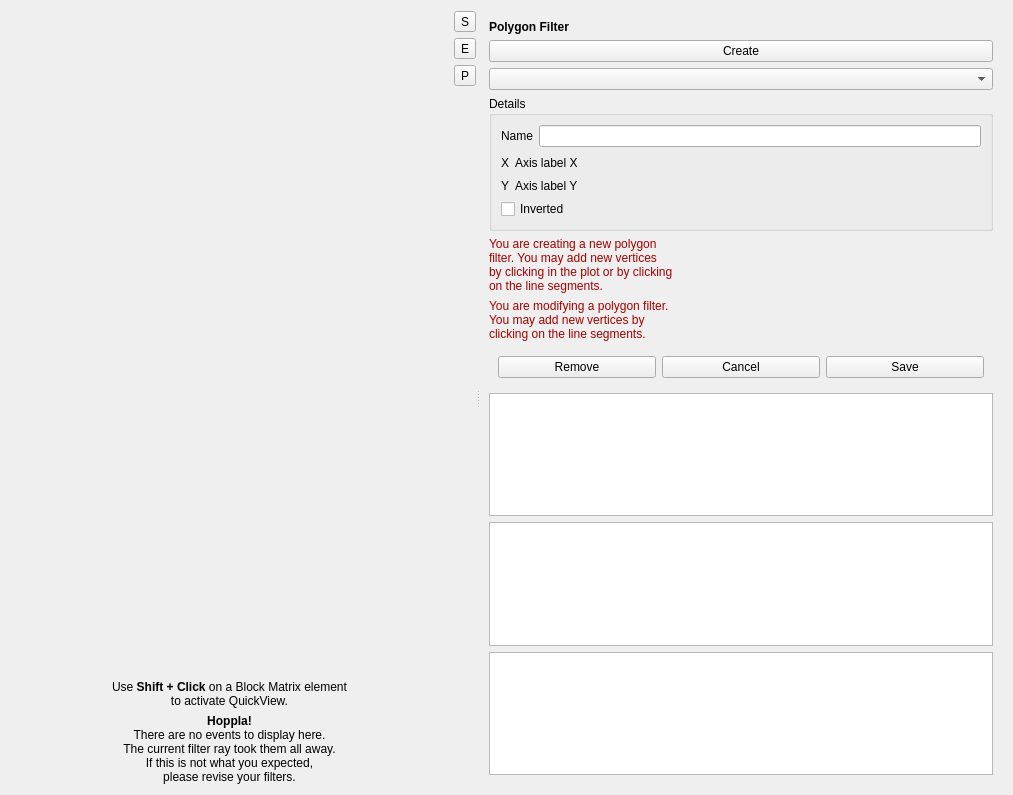
<?xml version="1.0" encoding="UTF-8"?>
<ui version="4.0">
 <class>quick_view</class>
 <widget class="QWidget" name="quick_view">
  <property name="geometry">
   <rect>
    <x>0</x>
    <y>0</y>
    <width>1013</width>
    <height>795</height>
   </rect>
  </property>
  <property name="minimumSize">
   <size>
    <width>800</width>
    <height>0</height>
   </size>
  </property>
  <property name="windowTitle">
   <string>Form</string>
  </property>
  <property name="windowIcon">
   <iconset theme="office-chart-scatter"/>
  </property>
  <layout class="QHBoxLayout" name="horizontalLayout">
   <item>
    <widget class="QSplitter" name="splitter">
     <property name="orientation">
      <enum>Qt::Orientation::Horizontal</enum>
     </property>
     <property name="childrenCollapsible">
      <bool>false</bool>
     </property>
     <widget class="QWidget" name="widget_4" native="true">
      <layout class="QHBoxLayout" name="horizontalLayout_9">
       <item>
        <layout class="QVBoxLayout" name="verticalLayout_14">
         <property name="leftMargin">
          <number>0</number>
         </property>
         <item>
          <widget class="QuickViewScatterWidget" name="widget_scatter" native="true">
           <property name="sizePolicy">
            <sizepolicy hsizetype="Expanding" vsizetype="Expanding">
             <horstretch>0</horstretch>
             <verstretch>0</verstretch>
            </sizepolicy>
           </property>
           <property name="minimumSize">
            <size>
             <width>300</width>
             <height>300</height>
            </size>
           </property>
          </widget>
         </item>
         <item>
          <widget class="QLabel" name="label_howto">
           <property name="minimumSize">
            <size>
             <width>250</width>
             <height>0</height>
            </size>
           </property>
           <property name="maximumSize">
            <size>
             <width>16777215</width>
             <height>50</height>
            </size>
           </property>
           <property name="text">
            <string>&lt;html&gt;&lt;head/&gt;&lt;body&gt;&lt;p align=&quot;center&quot;&gt;Use &lt;span style=&quot; font-weight:600;&quot;&gt;Shift + Click&lt;/span&gt; on a Block Matrix element&lt;br/&gt;to activate QuickView.&lt;/p&gt;&lt;/body&gt;&lt;/html&gt;</string>
           </property>
          </widget>
         </item>
         <item>
          <widget class="QLabel" name="label_noevents">
           <property name="sizePolicy">
            <sizepolicy hsizetype="Preferred" vsizetype="Preferred">
             <horstretch>0</horstretch>
             <verstretch>0</verstretch>
            </sizepolicy>
           </property>
           <property name="minimumSize">
            <size>
             <width>250</width>
             <height>0</height>
            </size>
           </property>
           <property name="text">
            <string>&lt;html&gt;&lt;head/&gt;&lt;body&gt;&lt;p align=&quot;center&quot;&gt;&lt;span style=&quot; font-weight:600;&quot;&gt;Hoppla!&lt;br/&gt;&lt;/span&gt;There are no events to display here.&lt;br/&gt;The current filter ray took them all away.&lt;br/&gt;If this is not what you expected,&lt;br/&gt;please revise your filters.&lt;/p&gt;&lt;/body&gt;&lt;/html&gt;</string>
           </property>
          </widget>
         </item>
        </layout>
       </item>
       <item>
        <layout class="QHBoxLayout" name="horizontalLayout_7">
         <item>
          <widget class="QWidget" name="widget_tool" native="true">
           <layout class="QVBoxLayout" name="verticalLayout_3">
            <property name="leftMargin">
             <number>0</number>
            </property>
            <property name="topMargin">
             <number>0</number>
            </property>
            <property name="rightMargin">
             <number>0</number>
            </property>
            <property name="bottomMargin">
             <number>0</number>
            </property>
            <item>
             <widget class="QToolButton" name="toolButton_settings">
              <property name="toolTip">
               <string>Plot</string>
              </property>
              <property name="text">
               <string>S</string>
              </property>
              <property name="icon">
               <iconset theme="gtk-preferences"/>
              </property>
              <property name="iconSize">
               <size>
                <width>16</width>
                <height>16</height>
               </size>
              </property>
              <property name="checkable">
               <bool>true</bool>
              </property>
              <property name="checked">
               <bool>false</bool>
              </property>
             </widget>
            </item>
            <item>
             <widget class="QToolButton" name="toolButton_event">
              <property name="toolTip">
               <string>Event</string>
              </property>
              <property name="text">
               <string>E</string>
              </property>
              <property name="icon">
               <iconset theme="visibility"/>
              </property>
              <property name="iconSize">
               <size>
                <width>16</width>
                <height>16</height>
               </size>
              </property>
              <property name="checkable">
               <bool>true</bool>
              </property>
             </widget>
            </item>
            <item>
             <widget class="QToolButton" name="toolButton_poly">
              <property name="text">
               <string>P</string>
              </property>
              <property name="icon">
               <iconset theme="path-mode-polyline"/>
              </property>
              <property name="checkable">
               <bool>true</bool>
              </property>
             </widget>
            </item>
            <item>
             <spacer name="verticalSpacer_2">
              <property name="orientation">
               <enum>Qt::Orientation::Vertical</enum>
              </property>
              <property name="sizeHint" stdset="0">
               <size>
                <width>20</width>
                <height>586</height>
               </size>
              </property>
             </spacer>
            </item>
           </layout>
          </widget>
         </item>
        </layout>
       </item>
      </layout>
     </widget>
     <widget class="QStackedWidget" name="stackedWidget">
      <property name="minimumSize">
       <size>
        <width>400</width>
        <height>0</height>
       </size>
      </property>
      <property name="currentIndex">
       <number>2</number>
      </property>
      <widget class="QWidget" name="page_settings">
       <layout class="QVBoxLayout" name="verticalLayout_4">
        <item>
         <widget class="QLabel" name="label_7">
          <property name="text">
           <string>&lt;html&gt;&lt;head/&gt;&lt;body&gt;&lt;p&gt;&lt;span style=&quot; font-weight:600;&quot;&gt;Plot&lt;/span&gt;&lt;/p&gt;&lt;/body&gt;&lt;/html&gt;</string>
          </property>
         </widget>
        </item>
        <item>
         <layout class="QGridLayout" name="gridLayout">
          <item row="0" column="2">
           <widget class="QWidget" name="widget_xrange" native="true">
            <property name="sizePolicy">
             <sizepolicy hsizetype="Expanding" vsizetype="Preferred">
              <horstretch>0</horstretch>
              <verstretch>0</verstretch>
             </sizepolicy>
            </property>
           </widget>
          </item>
          <item row="0" column="0">
           <widget class="QLabel" name="label">
            <property name="text">
             <string>X</string>
            </property>
           </widget>
          </item>
          <item row="0" column="1">
           <widget class="FeatureComboBox" name="comboBox_x"/>
          </item>
          <item row="1" column="0">
           <widget class="QLabel" name="label_2">
            <property name="text">
             <string>Y</string>
            </property>
           </widget>
          </item>
          <item row="1" column="1">
           <widget class="FeatureComboBox" name="comboBox_y"/>
          </item>
          <item row="1" column="2">
           <widget class="QWidget" name="widget_yrange" native="true">
            <property name="sizePolicy">
             <sizepolicy hsizetype="Expanding" vsizetype="Preferred">
              <horstretch>0</horstretch>
              <verstretch>0</verstretch>
             </sizepolicy>
            </property>
           </widget>
          </item>
         </layout>
        </item>
        <item>
         <layout class="QGridLayout" name="gridLayout_2">
          <item row="1" column="1">
           <widget class="QComboBox" name="comboBox_yscale">
            <item>
             <property name="text">
              <string>linear</string>
             </property>
            </item>
            <item>
             <property name="text">
              <string>logarithmic</string>
             </property>
            </item>
           </widget>
          </item>
          <item row="0" column="0">
           <widget class="QLabel" name="label_3">
            <property name="text">
             <string>X scale</string>
            </property>
           </widget>
          </item>
          <item row="1" column="0">
           <widget class="QLabel" name="label_4">
            <property name="text">
             <string>Y scale</string>
            </property>
           </widget>
          </item>
          <item row="0" column="1">
           <widget class="QComboBox" name="comboBox_xscale">
            <item>
             <property name="text">
              <string>linear</string>
             </property>
            </item>
            <item>
             <property name="text">
              <string>logarithmic</string>
             </property>
            </item>
           </widget>
          </item>
          <item row="0" column="2">
           <spacer name="horizontalSpacer">
            <property name="orientation">
             <enum>Qt::Orientation::Horizontal</enum>
            </property>
            <property name="sizeHint" stdset="0">
             <size>
              <width>0</width>
              <height>20</height>
             </size>
            </property>
           </spacer>
          </item>
         </layout>
        </item>
        <item>
         <layout class="QHBoxLayout" name="horizontalLayout_2">
          <item>
           <widget class="QCheckBox" name="checkBox_downsample">
            <property name="text">
             <string>Downsampling</string>
            </property>
            <property name="checked">
             <bool>true</bool>
            </property>
           </widget>
          </item>
          <item>
           <widget class="QSpinBox" name="spinBox_downsample">
            <property name="showGroupSeparator" stdset="0">
             <bool>false</bool>
            </property>
            <property name="suffix">
             <string> events</string>
            </property>
            <property name="minimum">
             <number>10</number>
            </property>
            <property name="maximum">
             <number>999999999</number>
            </property>
            <property name="singleStep">
             <number>100</number>
            </property>
            <property name="value">
             <number>2000</number>
            </property>
           </widget>
          </item>
          <item>
           <spacer name="horizontalSpacer_4">
            <property name="orientation">
             <enum>Qt::Orientation::Horizontal</enum>
            </property>
            <property name="sizeHint" stdset="0">
             <size>
              <width>0</width>
              <height>20</height>
             </size>
            </property>
           </spacer>
          </item>
         </layout>
        </item>
        <item>
         <layout class="QHBoxLayout" name="horizontalLayout_12">
          <item>
           <widget class="QCheckBox" name="checkBox_isoelastics">
            <property name="maximumSize">
             <size>
              <width>16777215</width>
              <height>16777215</height>
             </size>
            </property>
            <property name="text">
             <string>Show isoelasticity lines</string>
            </property>
            <property name="checked">
             <bool>true</bool>
            </property>
           </widget>
          </item>
          <item>
           <widget class="QComboBox" name="comboBox_lut"/>
          </item>
          <item>
           <spacer name="horizontalSpacer_9">
            <property name="orientation">
             <enum>Qt::Orientation::Horizontal</enum>
            </property>
            <property name="sizeHint" stdset="0">
             <size>
              <width>40</width>
              <height>20</height>
             </size>
            </property>
           </spacer>
          </item>
         </layout>
        </item>
        <item>
         <layout class="QHBoxLayout" name="horizontalLayout_10">
          <item>
           <widget class="QCheckBox" name="checkBox_hue">
            <property name="text">
             <string>Colorize markers</string>
            </property>
           </widget>
          </item>
          <item>
           <widget class="QComboBox" name="comboBox_hue">
            <item>
             <property name="text">
              <string>KDE</string>
             </property>
            </item>
            <item>
             <property name="text">
              <string>Feature</string>
             </property>
            </item>
           </widget>
          </item>
          <item>
           <widget class="QStackedWidget" name="stackedWidget_hue">
            <property name="sizePolicy">
             <sizepolicy hsizetype="Minimum" vsizetype="Minimum">
              <horstretch>0</horstretch>
              <verstretch>0</verstretch>
             </sizepolicy>
            </property>
            <property name="currentIndex">
             <number>1</number>
            </property>
            <widget class="QWidget" name="page"/>
            <widget class="QWidget" name="page_2">
             <layout class="QHBoxLayout" name="horizontalLayout_11">
              <property name="leftMargin">
               <number>0</number>
              </property>
              <property name="topMargin">
               <number>0</number>
              </property>
              <property name="rightMargin">
               <number>0</number>
              </property>
              <property name="bottomMargin">
               <number>0</number>
              </property>
              <item>
               <widget class="FeatureComboBox" name="comboBox_z_hue"/>
              </item>
             </layout>
            </widget>
           </widget>
          </item>
         </layout>
        </item>
        <item>
         <layout class="QHBoxLayout" name="horizontalLayout_8">
          <item>
           <spacer name="horizontalSpacer_8">
            <property name="orientation">
             <enum>Qt::Orientation::Horizontal</enum>
            </property>
            <property name="sizeHint" stdset="0">
             <size>
              <width>40</width>
              <height>20</height>
             </size>
            </property>
           </spacer>
          </item>
          <item>
           <widget class="QCheckBox" name="checkBox_auto_apply">
            <property name="text">
             <string>Auto-apply</string>
            </property>
            <property name="checked">
             <bool>true</bool>
            </property>
           </widget>
          </item>
          <item>
           <widget class="QToolButton" name="toolButton_apply">
            <property name="text">
             <string>Apply</string>
            </property>
            <property name="popupMode">
             <enum>QToolButton::ToolButtonPopupMode::DelayedPopup</enum>
            </property>
           </widget>
          </item>
         </layout>
        </item>
        <item>
         <widget class="Line" name="line">
          <property name="orientation">
           <enum>Qt::Orientation::Horizontal</enum>
          </property>
         </widget>
        </item>
        <item>
         <layout class="QHBoxLayout" name="horizontalLayout_6">
          <property name="topMargin">
           <number>0</number>
          </property>
          <item>
           <widget class="QLabel" name="label_5">
            <property name="text">
             <string>Statistics</string>
            </property>
            <property name="alignment">
             <set>Qt::AlignmentFlag::AlignBottom|Qt::AlignmentFlag::AlignLeading|Qt::AlignmentFlag::AlignLeft</set>
            </property>
           </widget>
          </item>
          <item>
           <widget class="QToolButton" name="toolButton_stats2clipboard">
            <property name="text">
             <string>copy to clipboard</string>
            </property>
           </widget>
          </item>
         </layout>
        </item>
        <item>
         <widget class="KeyValueTableWidget" name="tableWidget_stat">
          <property name="sizeAdjustPolicy">
           <enum>QAbstractScrollArea::SizeAdjustPolicy::AdjustToContentsOnFirstShow</enum>
          </property>
          <property name="textElideMode">
           <enum>Qt::TextElideMode::ElideRight</enum>
          </property>
          <property name="wordWrap">
           <bool>false</bool>
          </property>
         </widget>
        </item>
        <item>
         <spacer name="verticalSpacer">
          <property name="orientation">
           <enum>Qt::Orientation::Vertical</enum>
          </property>
          <property name="sizeHint" stdset="0">
           <size>
            <width>20</width>
            <height>190</height>
           </size>
          </property>
         </spacer>
        </item>
       </layout>
      </widget>
      <widget class="QWidget" name="page_event">
       <layout class="QVBoxLayout" name="verticalLayout_9">
        <item>
         <widget class="QLabel" name="label_8">
          <property name="text">
           <string>&lt;b&gt;Event&lt;/b&gt;</string>
          </property>
         </widget>
        </item>
        <item>
         <layout class="QHBoxLayout" name="horizontalLayout_3">
          <item>
           <widget class="QLabel" name="label_6">
            <property name="text">
             <string>Index</string>
            </property>
           </widget>
          </item>
          <item>
           <spacer name="horizontalSpacer_7">
            <property name="orientation">
             <enum>Qt::Orientation::Horizontal</enum>
            </property>
            <property name="sizeType">
             <enum>QSizePolicy::Policy::Fixed</enum>
            </property>
            <property name="sizeHint" stdset="0">
             <size>
              <width>20</width>
              <height>20</height>
             </size>
            </property>
           </spacer>
          </item>
          <item>
           <widget class="QSpinBox" name="spinBox_event">
            <property name="minimum">
             <number>1</number>
            </property>
            <property name="maximum">
             <number>99999999</number>
            </property>
           </widget>
          </item>
          <item>
           <spacer name="horizontalSpacer_6">
            <property name="orientation">
             <enum>Qt::Orientation::Horizontal</enum>
            </property>
            <property name="sizeHint" stdset="0">
             <size>
              <width>0</width>
              <height>20</height>
             </size>
            </property>
           </spacer>
          </item>
         </layout>
        </item>
        <item>
         <widget class="QTabWidget" name="tabWidget_event">
          <property name="minimumSize">
           <size>
            <width>350</width>
            <height>0</height>
           </size>
          </property>
          <property name="currentIndex">
           <number>0</number>
          </property>
          <widget class="QWidget" name="tab_view">
           <attribute name="title">
            <string>View</string>
           </attribute>
           <layout class="QVBoxLayout" name="verticalLayout_8" stretch="0,1,0">
            <property name="spacing">
             <number>12</number>
            </property>
            <property name="leftMargin">
             <number>0</number>
            </property>
            <property name="topMargin">
             <number>9</number>
            </property>
            <property name="rightMargin">
             <number>0</number>
            </property>
            <property name="bottomMargin">
             <number>9</number>
            </property>
            <item>
             <widget class="QWidget" name="widget_6" native="true">
              <layout class="QVBoxLayout" name="verticalLayout_17">
               <property name="leftMargin">
                <number>6</number>
               </property>
               <property name="topMargin">
                <number>0</number>
               </property>
               <property name="rightMargin">
                <number>6</number>
               </property>
               <property name="bottomMargin">
                <number>0</number>
               </property>
               <item>
                <widget class="QGroupBox" name="groupBox_image">
                 <property name="styleSheet">
                  <string notr="true"/>
                 </property>
                 <property name="title">
                  <string>Brightfield image</string>
                 </property>
                 <property name="flat">
                  <bool>true</bool>
                 </property>
                 <layout class="QVBoxLayout" name="verticalLayout">
                  <property name="spacing">
                   <number>0</number>
                  </property>
                  <property name="leftMargin">
                   <number>0</number>
                  </property>
                  <property name="topMargin">
                   <number>0</number>
                  </property>
                  <property name="rightMargin">
                   <number>0</number>
                  </property>
                  <property name="bottomMargin">
                   <number>0</number>
                  </property>
                  <item>
                   <widget class="QWidget" name="widget_2" native="true">
                    <property name="styleSheet">
                     <string notr="true"/>
                    </property>
                    <layout class="QVBoxLayout" name="verticalLayout_7">
                     <item>
                      <layout class="QGridLayout" name="gridLayout_3">
                       <property name="topMargin">
                        <number>0</number>
                       </property>
                       <item row="0" column="0">
                        <widget class="QCheckBox" name="checkBox_image_contour">
                         <property name="text">
                          <string>Show contour</string>
                         </property>
                         <property name="checked">
                          <bool>true</bool>
                         </property>
                        </widget>
                       </item>
                       <item row="1" column="0">
                        <widget class="QCheckBox" name="checkBox_image_contrast">
                         <property name="text">
                          <string>Auto contrast</string>
                         </property>
                         <property name="checked">
                          <bool>true</bool>
                         </property>
                        </widget>
                       </item>
                       <item row="0" column="1">
                        <widget class="QCheckBox" name="checkBox_image_zoom">
                         <property name="text">
                          <string>Zoom to event</string>
                         </property>
                         <property name="checked">
                          <bool>true</bool>
                         </property>
                        </widget>
                       </item>
                       <item row="1" column="1">
                        <widget class="QCheckBox" name="checkBox_image_background">
                         <property name="text">
                          <string>Subtract background</string>
                         </property>
                         <property name="checked">
                          <bool>true</bool>
                         </property>
                        </widget>
                       </item>
                       <item row="0" column="2">
                        <spacer name="horizontalSpacer_2">
                         <property name="orientation">
                          <enum>Qt::Orientation::Horizontal</enum>
                         </property>
                         <property name="sizeHint" stdset="0">
                          <size>
                           <width>0</width>
                           <height>20</height>
                          </size>
                         </property>
                        </spacer>
                       </item>
                      </layout>
                     </item>
                    </layout>
                   </widget>
                  </item>
                 </layout>
                </widget>
               </item>
              </layout>
             </widget>
            </item>
            <item>
             <layout class="QVBoxLayout" name="verticalLayout_11">
              <property name="sizeConstraint">
               <enum>QLayout::SizeConstraint::SetNoConstraint</enum>
              </property>
              <property name="bottomMargin">
               <number>0</number>
              </property>
              <item>
               <widget class="SimpleImageView" name="imageView_image">
                <property name="minimumSize">
                 <size>
                  <width>300</width>
                  <height>100</height>
                 </size>
                </property>
                <property name="styleSheet">
                 <string notr="true">background-color:transparent</string>
                </property>
               </widget>
              </item>
              <item>
               <widget class="SimpleImageView" name="imageView_image_pha">
                <property name="minimumSize">
                 <size>
                  <width>300</width>
                  <height>100</height>
                 </size>
                </property>
                <property name="styleSheet">
                 <string notr="true">background-color:transparent</string>
                </property>
               </widget>
              </item>
              <item>
               <widget class="SimpleImageView" name="imageView_image_amp">
                <property name="minimumSize">
                 <size>
                  <width>300</width>
                  <height>100</height>
                 </size>
                </property>
                <property name="styleSheet">
                 <string notr="true">background-color:transparent</string>
                </property>
               </widget>
              </item>
             </layout>
            </item>
            <item>
             <widget class="QWidget" name="widget_7" native="true">
              <layout class="QVBoxLayout" name="verticalLayout_18">
               <property name="leftMargin">
                <number>6</number>
               </property>
               <property name="topMargin">
                <number>0</number>
               </property>
               <property name="rightMargin">
                <number>6</number>
               </property>
               <property name="bottomMargin">
                <number>0</number>
               </property>
               <item>
                <widget class="QGroupBox" name="groupBox_trace">
                 <property name="styleSheet">
                  <string notr="true"/>
                 </property>
                 <property name="title">
                  <string>Fluorescence traces</string>
                 </property>
                 <property name="flat">
                  <bool>true</bool>
                 </property>
                 <layout class="QVBoxLayout" name="verticalLayout_2">
                  <property name="spacing">
                   <number>0</number>
                  </property>
                  <property name="leftMargin">
                   <number>0</number>
                  </property>
                  <property name="topMargin">
                   <number>0</number>
                  </property>
                  <property name="rightMargin">
                   <number>0</number>
                  </property>
                  <property name="bottomMargin">
                   <number>0</number>
                  </property>
                  <item>
                   <widget class="QWidget" name="widget" native="true">
                    <property name="styleSheet">
                     <string notr="true"/>
                    </property>
                    <layout class="QVBoxLayout" name="verticalLayout_6">
                     <property name="spacing">
                      <number>6</number>
                     </property>
                     <property name="leftMargin">
                      <number>9</number>
                     </property>
                     <property name="topMargin">
                      <number>9</number>
                     </property>
                     <property name="rightMargin">
                      <number>9</number>
                     </property>
                     <property name="bottomMargin">
                      <number>9</number>
                     </property>
                     <item>
                      <layout class="QGridLayout" name="gridLayout_4">
                       <property name="sizeConstraint">
                        <enum>QLayout::SizeConstraint::SetMinimumSize</enum>
                       </property>
                       <property name="topMargin">
                        <number>0</number>
                       </property>
                       <item row="0" column="1">
                        <widget class="QCheckBox" name="checkBox_trace_zoom">
                         <property name="text">
                          <string>Zoom (experimental)</string>
                         </property>
                         <property name="checked">
                          <bool>false</bool>
                         </property>
                        </widget>
                       </item>
                       <item row="1" column="0">
                        <widget class="QCheckBox" name="checkBox_trace_legend">
                         <property name="text">
                          <string>Legend</string>
                         </property>
                        </widget>
                       </item>
                       <item row="0" column="0">
                        <widget class="QCheckBox" name="checkBox_trace_raw">
                         <property name="text">
                          <string>Show raw data</string>
                         </property>
                         <property name="checked">
                          <bool>true</bool>
                         </property>
                        </widget>
                       </item>
                       <item row="0" column="2">
                        <spacer name="horizontalSpacer_3">
                         <property name="orientation">
                          <enum>Qt::Orientation::Horizontal</enum>
                         </property>
                         <property name="sizeHint" stdset="0">
                          <size>
                           <width>0</width>
                           <height>20</height>
                          </size>
                         </property>
                        </spacer>
                       </item>
                      </layout>
                     </item>
                     <item>
                      <widget class="SimplePlotWidget" name="graphicsView_trace">
                       <property name="minimumSize">
                        <size>
                         <width>0</width>
                         <height>100</height>
                        </size>
                       </property>
                      </widget>
                     </item>
                    </layout>
                   </widget>
                  </item>
                 </layout>
                </widget>
               </item>
              </layout>
             </widget>
            </item>
           </layout>
          </widget>
          <widget class="QWidget" name="tab_features">
           <attribute name="title">
            <string>Features</string>
           </attribute>
           <layout class="QVBoxLayout" name="verticalLayout_10">
            <property name="leftMargin">
             <number>9</number>
            </property>
            <property name="topMargin">
             <number>9</number>
            </property>
            <property name="rightMargin">
             <number>9</number>
            </property>
            <property name="bottomMargin">
             <number>9</number>
            </property>
            <item>
             <widget class="KeyValueTableWidget" name="tableWidget_feats">
              <property name="wordWrap">
               <bool>false</bool>
              </property>
             </widget>
            </item>
           </layout>
          </widget>
         </widget>
        </item>
       </layout>
      </widget>
      <widget class="QWidget" name="page_poly">
       <property name="sizePolicy">
        <sizepolicy hsizetype="Preferred" vsizetype="Expanding">
         <horstretch>0</horstretch>
         <verstretch>0</verstretch>
        </sizepolicy>
       </property>
       <layout class="QVBoxLayout" name="verticalLayout_5" stretch="0,0,0,0,0,1">
        <item>
         <widget class="QLabel" name="label_9">
          <property name="text">
           <string>&lt;b&gt;Polygon Filter&lt;/b&gt;</string>
          </property>
         </widget>
        </item>
        <item>
         <widget class="QPushButton" name="pushButton_poly_create">
          <property name="text">
           <string>Create</string>
          </property>
         </widget>
        </item>
        <item>
         <widget class="QComboBox" name="comboBox_poly"/>
        </item>
        <item>
         <widget class="QGroupBox" name="groupBox_poly">
          <property name="title">
           <string>Details</string>
          </property>
          <layout class="QVBoxLayout" name="verticalLayout_12">
           <item>
            <layout class="QHBoxLayout" name="horizontalLayout_4">
             <property name="topMargin">
              <number>0</number>
             </property>
             <item>
              <widget class="QLabel" name="label_12">
               <property name="text">
                <string>Name</string>
               </property>
              </widget>
             </item>
             <item>
              <widget class="QLineEdit" name="lineEdit_poly"/>
             </item>
            </layout>
           </item>
           <item>
            <layout class="QGridLayout" name="gridLayout_5">
             <property name="topMargin">
              <number>0</number>
             </property>
             <item row="0" column="0">
              <widget class="QLabel" name="label_10">
               <property name="text">
                <string>X</string>
               </property>
              </widget>
             </item>
             <item row="0" column="1">
              <widget class="QLabel" name="label_poly_x">
               <property name="sizePolicy">
                <sizepolicy hsizetype="Expanding" vsizetype="Preferred">
                 <horstretch>0</horstretch>
                 <verstretch>0</verstretch>
                </sizepolicy>
               </property>
               <property name="text">
                <string>Axis label X</string>
               </property>
              </widget>
             </item>
             <item row="1" column="1">
              <widget class="QLabel" name="label_poly_y">
               <property name="sizePolicy">
                <sizepolicy hsizetype="Expanding" vsizetype="Preferred">
                 <horstretch>0</horstretch>
                 <verstretch>0</verstretch>
                </sizepolicy>
               </property>
               <property name="text">
                <string>Axis label Y</string>
               </property>
              </widget>
             </item>
             <item row="1" column="0">
              <widget class="QLabel" name="label_11">
               <property name="text">
                <string>Y</string>
               </property>
              </widget>
             </item>
             <item row="0" column="2">
              <spacer name="horizontalSpacer_5">
               <property name="orientation">
                <enum>Qt::Orientation::Horizontal</enum>
               </property>
               <property name="sizeHint" stdset="0">
                <size>
                 <width>0</width>
                 <height>20</height>
                </size>
               </property>
              </spacer>
             </item>
            </layout>
           </item>
           <item>
            <widget class="QCheckBox" name="checkBox_poly">
             <property name="text">
              <string>Inverted</string>
             </property>
            </widget>
           </item>
          </layout>
         </widget>
        </item>
        <item>
         <widget class="QWidget" name="widget_5" native="true">
          <layout class="QVBoxLayout" name="verticalLayout_16">
           <property name="leftMargin">
            <number>0</number>
           </property>
           <property name="topMargin">
            <number>0</number>
           </property>
           <property name="rightMargin">
            <number>0</number>
           </property>
           <property name="bottomMargin">
            <number>0</number>
           </property>
           <item>
            <widget class="QLabel" name="label_poly_create">
             <property name="text">
              <string>&lt;html&gt;&lt;head/&gt;&lt;body&gt;&lt;p&gt;&lt;span style=&quot; color:#a40000;&quot;&gt;You are creating a new polygon&lt;br/&gt;filter. You may add new vertices&lt;br/&gt;by clicking in the plot or by clicking&lt;br/&gt;on the line segments.&lt;/span&gt;&lt;/p&gt;&lt;/body&gt;&lt;/html&gt;</string>
             </property>
            </widget>
           </item>
           <item>
            <widget class="QLabel" name="label_poly_modify">
             <property name="text">
              <string>&lt;html&gt;&lt;head/&gt;&lt;body&gt;&lt;p&gt;&lt;span style=&quot; color:#a40000;&quot;&gt;You are modifying a polygon filter.&lt;br/&gt;You may add new vertices by&lt;br/&gt;clicking on the line segments.&lt;/span&gt;&lt;/p&gt;&lt;/body&gt;&lt;/html&gt;</string>
             </property>
            </widget>
           </item>
           <item>
            <widget class="QWidget" name="widget_3" native="true">
             <layout class="QVBoxLayout" name="verticalLayout_13">
              <item>
               <layout class="QHBoxLayout" name="horizontalLayout_5">
                <property name="topMargin">
                 <number>0</number>
                </property>
                <item>
                 <widget class="QPushButton" name="pushButton_poly_delete">
                  <property name="text">
                   <string>Remove</string>
                  </property>
                 </widget>
                </item>
                <item>
                 <widget class="QPushButton" name="pushButton_poly_cancel">
                  <property name="text">
                   <string>Cancel</string>
                  </property>
                 </widget>
                </item>
                <item>
                 <widget class="QPushButton" name="pushButton_poly_save">
                  <property name="text">
                   <string>Save</string>
                  </property>
                 </widget>
                </item>
               </layout>
              </item>
             </layout>
            </widget>
           </item>
          </layout>
         </widget>
        </item>
        <item>
         <widget class="QWidget" name="widget_poly_images" native="true">
          <property name="sizePolicy">
           <sizepolicy hsizetype="Expanding" vsizetype="Expanding">
            <horstretch>0</horstretch>
            <verstretch>0</verstretch>
           </sizepolicy>
          </property>
          <layout class="QVBoxLayout" name="verticalLayout_15">
           <property name="sizeConstraint">
            <enum>QLayout::SizeConstraint::SetNoConstraint</enum>
           </property>
           <property name="leftMargin">
            <number>0</number>
           </property>
           <property name="topMargin">
            <number>0</number>
           </property>
           <property name="rightMargin">
            <number>0</number>
           </property>
           <property name="bottomMargin">
            <number>0</number>
           </property>
           <item>
            <widget class="SimpleImageView" name="imageView_image_poly">
             <property name="sizePolicy">
              <sizepolicy hsizetype="Expanding" vsizetype="Expanding">
               <horstretch>0</horstretch>
               <verstretch>0</verstretch>
              </sizepolicy>
             </property>
             <property name="minimumSize">
              <size>
               <width>300</width>
               <height>100</height>
              </size>
             </property>
             <property name="styleSheet">
              <string notr="true">opacity: 0</string>
             </property>
            </widget>
           </item>
           <item>
            <widget class="SimpleImageView" name="imageView_image_poly_pha">
             <property name="sizePolicy">
              <sizepolicy hsizetype="Expanding" vsizetype="Expanding">
               <horstretch>0</horstretch>
               <verstretch>0</verstretch>
              </sizepolicy>
             </property>
             <property name="minimumSize">
              <size>
               <width>300</width>
               <height>100</height>
              </size>
             </property>
             <property name="styleSheet">
              <string notr="true">opacity: 0</string>
             </property>
            </widget>
           </item>
           <item>
            <widget class="SimpleImageView" name="imageView_image_poly_amp">
             <property name="sizePolicy">
              <sizepolicy hsizetype="Expanding" vsizetype="Expanding">
               <horstretch>0</horstretch>
               <verstretch>0</verstretch>
              </sizepolicy>
             </property>
             <property name="minimumSize">
              <size>
               <width>300</width>
               <height>100</height>
              </size>
             </property>
             <property name="styleSheet">
              <string notr="true">opacity: 0</string>
             </property>
            </widget>
           </item>
          </layout>
         </widget>
        </item>
       </layout>
      </widget>
     </widget>
    </widget>
   </item>
  </layout>
 </widget>
 <customwidgets>
  <customwidget>
   <class>SimplePlotWidget</class>
   <extends>QGraphicsView</extends>
   <header>dcscope.gui.widgets</header>
  </customwidget>
  <customwidget>
   <class>SimpleImageView</class>
   <extends>QGraphicsView</extends>
   <header>dcscope.gui.widgets</header>
  </customwidget>
  <customwidget>
   <class>FeatureComboBox</class>
   <extends>QComboBox</extends>
   <header>dcscope.gui.widgets</header>
  </customwidget>
  <customwidget>
   <class>QuickViewScatterWidget</class>
   <extends>QWidget</extends>
   <header>dcscope.gui.quick_view.qv_scatter</header>
   <container>1</container>
  </customwidget>
  <customwidget>
   <class>KeyValueTableWidget</class>
   <extends>QTableWidget</extends>
   <header>dcscope.gui.widgets</header>
  </customwidget>
 </customwidgets>
 <resources/>
 <connections>
  <connection>
   <sender>comboBox_hue</sender>
   <signal>currentIndexChanged(int)</signal>
   <receiver>stackedWidget_hue</receiver>
   <slot>setCurrentIndex(int)</slot>
   <hints>
    <hint type="sourcelabel">
     <x>692</x>
     <y>271</y>
    </hint>
    <hint type="destinationlabel">
     <x>867</x>
     <y>271</y>
    </hint>
   </hints>
  </connection>
 </connections>
</ui>
